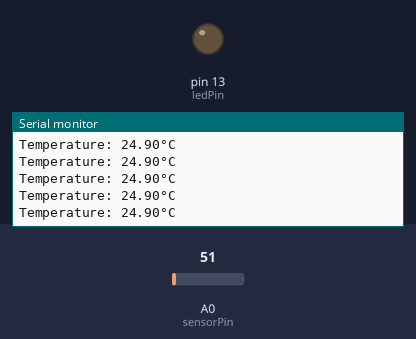
The sketch below on a simulated Arduino Uno, built with avr-gcc and run on an emulated ATmega328P. Parts: output pins drawn as LEDs (lit = HIGH), the last lines printed to the serial monitor. The test bench sets the inputs (shaded band); at power-on: A0 (sensorPin) = 51.

Above: at 1.2 s.
1.3 s: A0 (sensorPin) set to 23
At 2.4 s:
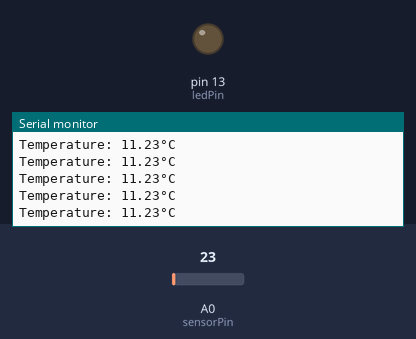
4.3 s: A0 (sensorPin) set to 18
At 5.4 s:
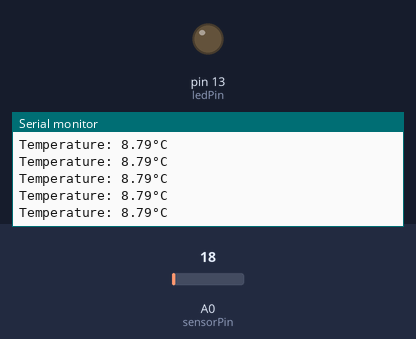
Timing chart, 0 to 7.3 s (numbered marks = the images above; inputs shaded):
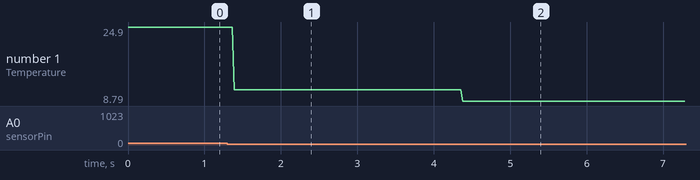

Measured:
- after the input at 1.3 s, the serial monitor: prints a new line after 0.09 s (image 1)
- after the input at 4.3 s, the serial monitor: prints a new line after 0.08 s (image 2)
- plotted number 1: 24.9 → 11.23 after the input at 1.3 s, 11.23 → 8.79 after the input at 4.3 s

The sketch:

LM35_ArduinoInterfacing_3.ino
```cpp
const int sensorPin = A0;  // LM35 sensor connected to analog pin A0
const int ledPin = 13;    // Onboard LED connected to digital pin 13

void setup() {
  pinMode(ledPin, OUTPUT);
  Serial.begin(9600);
}

void loop() {
  // Read temperature from LM35 sensor
  int sensorValue = analogRead(sensorPin);
  float temperatureC = (sensorValue * 5.0 / 1024) * 100;

  // Print temperature to Serial Monitor
  Serial.print("Temperature: ");
  Serial.print(temperatureC);
  Serial.println("°C");

  // Check temperature conditions and control onboard LED
  if (temperatureC < 30) {
    customDelay(250);  // Blink every 250 milliseconds
  } else {
    customDelay(500);  // Blink every 500 milliseconds
  }
}

// Custom delay function using a for loop
void customDelay(int milliseconds) {
  for (int i = 0; i < milliseconds / 10; i++) {
    for (int j = 0; j < 1000; j++) {
      // Wasting time to create the delay
    }
    digitalWrite(ledPin, HIGH);
    for (int j = 0; j < 1000; j++) {
      // Wasting time to create the delay
    }
    digitalWrite(ledPin, LOW);
  }
}
```
